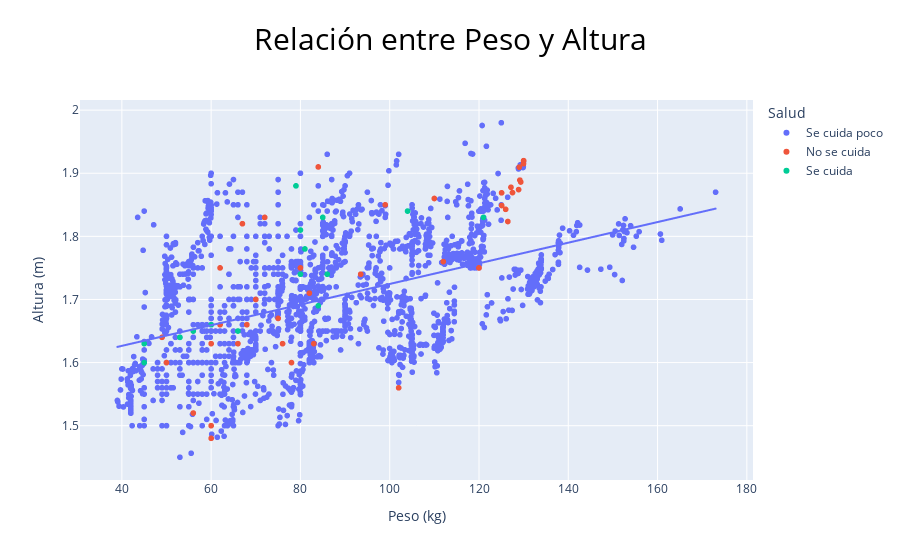

Write notebook code for a chart like this one.
### Code cell
m, c = np.polyfit(obesidad_limpio['weight'], obesidad_limpio['height'], 1) #esto utiliza el MSE para pintar la linea de regresión,hacen falta mas componentes en vd

fig = px.scatter(obesidad_limpio, x='weight', y='height', color='Salud',
                 title='Relación entre Peso y Altura',
                 labels={'weight': 'Peso (kg)', 'height': 'Altura (m)'})

# Añade la línea de regresión al gráfico
fig.add_traces(px.line(x=obesidad_limpio['weight'], y=m*obesidad_limpio['weight']+c).data)
# Modificar el título
fig.update_layout(title_font=dict(size=30,color='black'),title_x=0.5)
# Muestra el gráfico resultante
fig.show()

### Figure 1 — Plotly figure (JSON) as saved in the notebook; plotly's stock layout.template omitted (floating-point values rounded to 4 significant figures; data arrays with more than 128 entries replaced by an {"elided": "..."} marker saying what was removed)
{"data": [{"hovertemplate": "Salud=Se cuida poco<br>Peso (kg)=%{x}<br>Altura (m)=%{y}<extra></extra>", "legendgroup": "Se cuida poco", "marker": {"color": "#636efa", "symbol": "circle"}, "mode": "markers", "name": "Se cuida poco", "showlegend": true, "type": "scattergl", "x": {"elided": "1999 float values"}, "xaxis": "x", "y": {"elided": "1999 float values"}, "yaxis": "y"}, {"hovertemplate": "Salud=No se cuida<br>Peso (kg)=%{x}<br>Altura (m)=%{y}<extra></extra>", "legendgroup": "No se cuida", "marker": {"color": "#EF553B", "symbol": "circle"}, "mode": "markers", "name": "No se cuida", "showlegend": true, "type": "scattergl", "x": [56, 82, 50, 62, 112, 76, 75, 56, 93.5, 60, 72, 60, 130, 84, 60, 80, 83, 102, 78, 66, 99, 49, 67, 62, 110, 70, 120, 68, 120, 128.9, 126.5, 125.1, 129.2, 127.5, 129.3, 130.0, 127.2, 129.0, 125.1, 126.0], "xaxis": "x", "y": [1.52, 1.71, 1.6, 1.66, 1.76, 1.63, 1.67, 1.65, 1.74, 1.5, 1.83, 1.63, 1.92, 1.91, 1.48, 1.75, 1.63, 1.56, 1.6, 1.63, 1.85, 1.64, 1.82, 1.75, 1.86, 1.7, 1.75, 1.66, 1.75, 1.874, 1.824, 1.869, 1.889, 1.869, 1.886, 1.915, 1.878, 1.91, 1.849, 1.843], "yaxis": "y"}, {"hovertemplate": "Salud=Se cuida<br>Peso (kg)=%{x}<br>Altura (m)=%{y}<extra></extra>", "legendgroup": "Se cuida", "marker": {"color": "#00cc96", "symbol": "circle"}, "mode": "markers", "name": "Se cuida", "showlegend": true, "type": "scattergl", "x": [53, 56, 80, 45, 45, 60, 84, 85, 121, 81, 79, 80, 66, 86, 104], "xaxis": "x", "y": [1.64, 1.65, 1.81, 1.63, 1.6, 1.66, 1.69, 1.83, 1.83, 1.78, 1.88, 1.74, 1.65, 1.74, 1.84], "yaxis": "y"}, {"hovertemplate": "x=%{x}<br>y=%{y}<extra></extra>", "legendgroup": "", "line": {"color": "#636efa", "dash": "solid"}, "marker": {"symbol": "circle"}, "mode": "lines", "name": "", "showlegend": false, "type": "scattergl", "x": {"elided": "2054 float values"}, "xaxis": "x", "y": {"elided": "2054 float values"}, "yaxis": "y"}], "layout": {"legend": {"title": {"text": "Salud"}, "tracegroupgap": 0}, "title": {"font": {"color": "black", "size": 30}, "text": "Relación entre Peso y Altura", "x": 0.5}, "xaxis": {"anchor": "y", "domain": [0, 1], "title": {"text": "Peso (kg)"}}, "yaxis": {"anchor": "x", "domain": [0, 1], "title": {"text": "Altura (m)"}}}}
